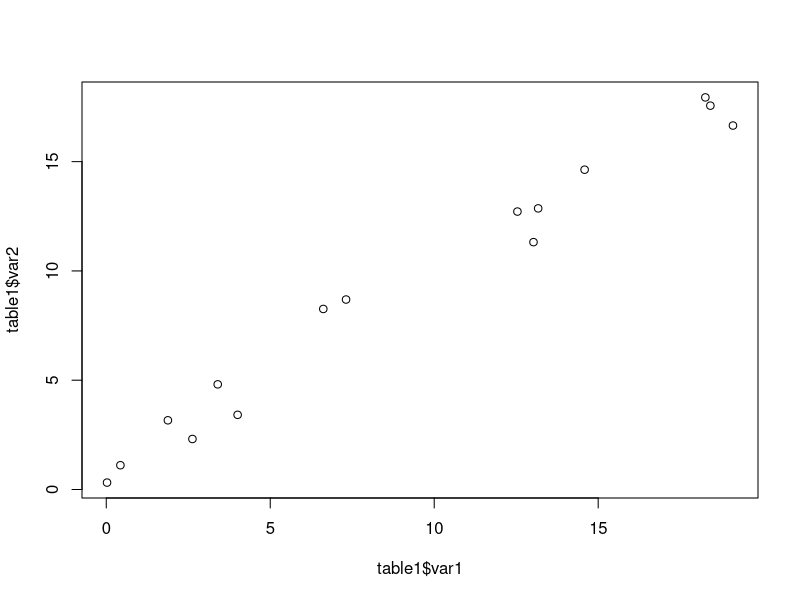
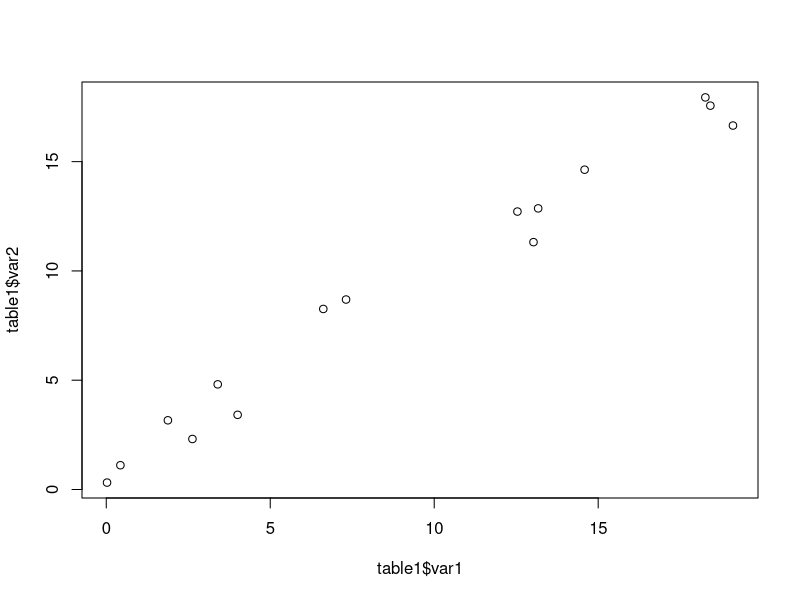
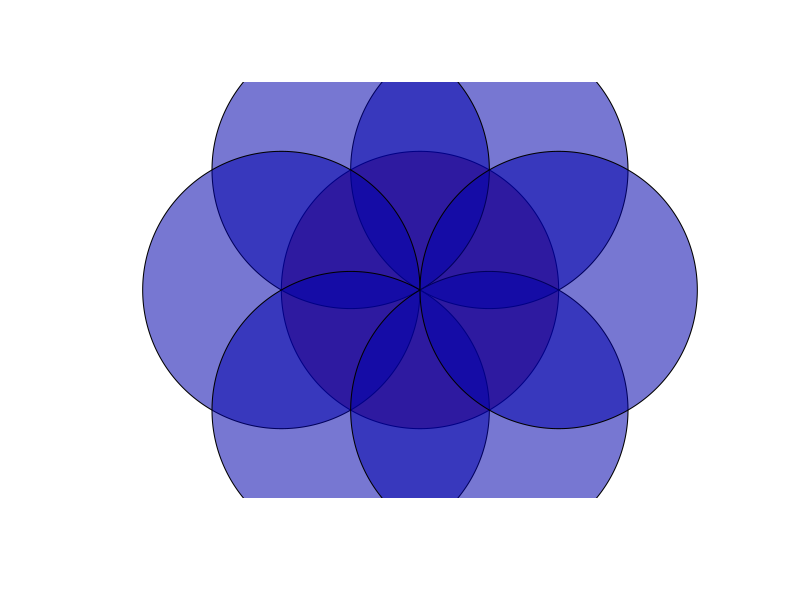
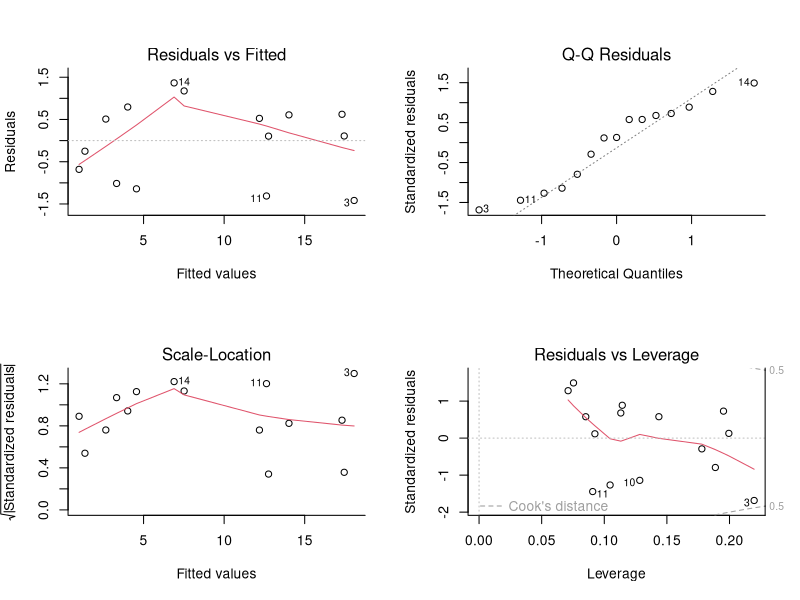

Write R code to recreate these figures, in order.
## ---- chunk 1
# une addition avec R.
2+3
## ---- chunk 2
# une addition avec R.
2+3
## ---- chunk 3
# Commentaire : une addition avec R.
2+3
## ---- chunk 4
a <- 2
print(a)
b <- 3
print(b)
2+3
## ---- chunk 5
a <- 2
print(a)
b <- b
print(b)
2+3
## ---- chunk 6
# une addition avec R.
2+3
## ---- chunk 7
cat("Mais quel code a été utilisé?")
## ---- chunk 8
experience <- paste0("exp",rep(1:3,each=5))
replicat <- rep(letters[1:5],3)
var1 <- 20*runif(15)
var2 <- var1+rnorm(15)
table1 <- data.frame(experience,replicat,var1,var2)
## ---- chunk 9
knitr::kable(table1, caption="Table créée à partir du data.frame *table1*")
## ---- chunk 10
plot(table1$var1,table1$var2)
## ---- chunk 11
plot(table1$var1,table1$var2)
## ---- chunk 12
kcircle <- function(rad=1,centre=c(0,0),from=0,to=2*pi,dt=0.001,...){
    pt <- seq(from, to, dt)
    polygon(centre[1]+rad*cos(pt),centre[2]+rad*sin(pt),...)
}
plot(c(-1.5,1.5), c(-1.5,1.5), asp=1, type="n", ann=FALSE,
    axes=FALSE, xaxs="i", yaxs="i")
kcircle(col="#AA000088")
for (i in 1:6) kcircle(1,c(cos(i*pi/3),sin(i*pi/3)), col="#0000AA88")
## ---- chunk 13
mod1<-lm(var2~var1, data=table1)
summary(mod1)
par(bty="l", mfrow=c(2,2))
plot(mod1)
